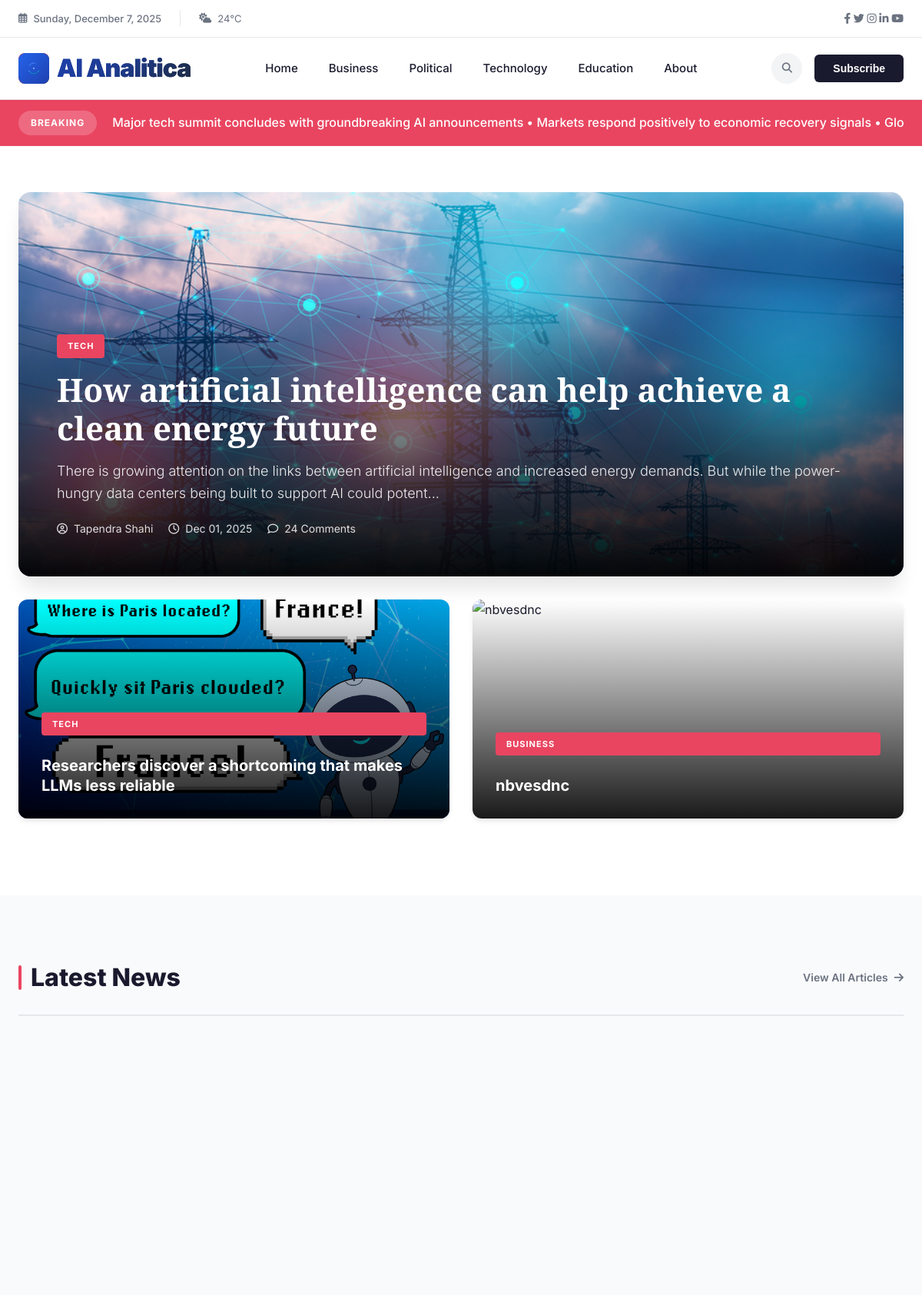
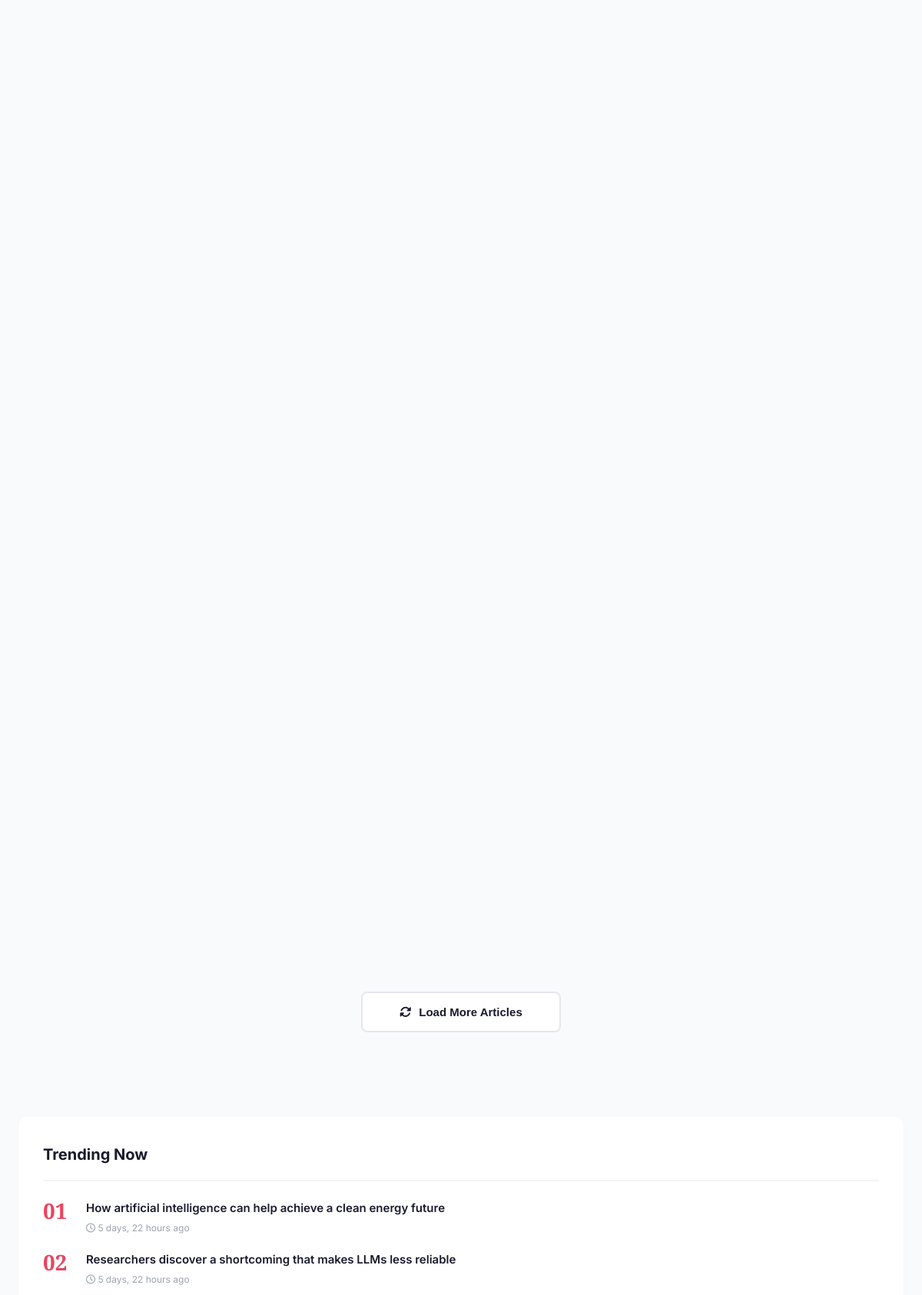
The page / (upper part) on the database its author committed (2 pictures, top to bottom).
### news/models.py (models this page shows, shortened)
class News(models.Model):
    CATEGORY_CHOICES = [
        ('business', 'Business'),
        ('political', 'Political'),
        ('tech', 'Tech'),
        ('education', 'Education'),
    ]
    VISIBILITY_CHOICES = [
        ('public', 'Public'),
        ('private', 'Private'),
        ('password', 'Password Protected'),
    ]
    title = models.CharField(max_length=255)
    slug = models.SlugField(max_length=255, blank=True, help_text="URL-friendly version of title")
    content = models.TextField()
    excerpt = models.TextField(max_length=300, blank=True, help_text="Brief summary of the article")
    category = models.CharField(max_length=50, choices=CATEGORY_CHOICES, default='business')
    tags = models.CharField(max_length=500, blank=True, help_text="Comma-separated tags")
    author = models.ForeignKey(TeamMember, on_delete=models.SET_NULL, null=True, blank=True, related_name='articles', help_text="Select the author from team members")
    meta_description = models.CharField(max_length=160, blank=True, help_text="SEO meta description")
    visibility = models.CharField(max_length=20, choices=VISIBILITY_CHOICES, default='public')
    publish_date = models.DateTimeField(null=True, blank=True, help_text="Schedule publish date/time")
    created_at = models.DateTimeField(auto_now_add=True)
    updated_at = models.DateTimeField(auto_now=True)
    image = models.ImageField(upload_to='news_images/', blank=True, null=True)
    class Meta:
        ordering = ['-created_at']
        verbose_name = 'News Article'
        verbose_name_plural = 'News Articles'

class TeamMember(models.Model):
    ROLE_CHOICES = [
        ('editor_in_chief', 'Editor-in-Chief'),
        ('tech_editor', 'Tech Editor'),
        ('political_analyst', 'Political Analyst'),
        ('business_reporter', 'Business Reporter'),
        ('sports_reporter', 'Sports Reporter'),
        ('senior_editor', 'Senior Editor'),
        ('staff_writer', 'Staff Writer'),
        ('photographer', 'Photographer'),
        ('video_journalist', 'Video Journalist'),
    ]
    name = models.CharField(max_length=255)
    role = models.CharField(max_length=50, choices=ROLE_CHOICES)
    bio = models.TextField(blank=True, help_text="Brief biography of the team member")
    photo = models.ImageField(upload_to='team_photos/', blank=True, null=True, help_text="Professional headshot")
    email = models.EmailField(blank=True, help_text="Professional email address")
    twitter_url = models.URLField(blank=True, help_text="Twitter profile URL")
    linkedin_url = models.URLField(blank=True, help_text="LinkedIn profile URL")
    is_active = models.BooleanField(default=True, help_text="Is this team member currently active?")
    order = models.IntegerField(default=0, help_text="Display order (lower numbers appear first)")
    joined_date = models.DateField(auto_now_add=True)
    class Meta:
        ordering = ['order', 'name']
        verbose_name = 'Team Member'
        verbose_name_plural = 'Team Members'

### news/views.py (the view)
# urls.py: path('', views.home, name='home'),
def home(request):
    latest_news = News.objects.order_by('-created_at')[:15]
    category_counts = News.objects.values('category').annotate(count=Count('category'))
    category_dict = {item['category']: item['count'] for item in category_counts}
    context = {
        'latest_news': latest_news,
        'business_count': category_dict.get('business', 0),
        'political_count': category_dict.get('political', 0),
        'tech_count': category_dict.get('tech', 0),
        'education_count': category_dict.get('education', 0),
    }
    return render(request, 'news/home.html', context)

### news/templates/news/home.html (shortened to what this page needs)
<!DOCTYPE html>
<html lang="en">
<head>
    <link rel="stylesheet" href="https://cdnjs.cloudflare.com/ajax/libs/font-awesome/6.4.0/css/all.min.css">
</head>
<body>
<div class="top-bar">
    <div class="container">
        <div class="top-bar-content">
            <div class="top-bar-left">
                <div class="top-bar-date">
                    <i class="far fa-calendar-alt"></i>
                    <span id="currentDate"></span>
                </div>
                <div class="weather-widget">
                    <i class="fas fa-cloud-sun"></i>
                    <span>24°C</span>
                </div>
            </div>
            <div class="top-bar-right">
                <div class="social-links">
                    <a href="#" aria-label="Facebook"><i class="fab fa-facebook-f"></i></a>
                    <a href="#" aria-label="Twitter"><i class="fab fa-twitter"></i></a>
                    <a href="#" aria-label="Instagram"><i class="fab fa-instagram"></i></a>
                    <a href="#" aria-label="LinkedIn"><i class="fab fa-linkedin-in"></i></a>
                    <a href="#" aria-label="YouTube"><i class="fab fa-youtube"></i></a>
                </div>
            </div>
        </div>
    </div>
</div>
<nav class="main-nav">
    <div class="container">
        <div class="nav-wrapper">
            <a href="/" class="logo">
                <div class="logo-icon">
                </div>
                <span>AI Analitica</span>
            </a>
            <ul class="nav-menu">
                <li><a href="/">Home</a></li>
                <li><a href="/category/business/">Business</a></li>
                <li><a href="/category/political/">Political</a></li>
                <li><a href="/category/tech/">Technology</a></li>
                <li><a href="/category/education/">Education</a></li>
                <li><a href="/about/">About</a></li>
            </ul>
            <div class="nav-actions">
                <button class="search-trigger" id="searchTrigger" aria-label="Search">
                    <i class="fas fa-search"></i>
                </button>
                <button class="subscribe-btn">Subscribe</button>
            </div>
        </div>
    </div>
</nav>
<div class="breaking-ticker">
    <div class="container">
        <div class="ticker-wrapper">
            <div class="ticker-label">BREAKING</div>
            <div class="ticker-content">
                <div class="ticker-text">
                    Major tech summit concludes with groundbreaking AI announcements • Markets respond positively to economic recovery signals • Global leaders convene for climate action summit
                </div>
            </div>
        </div>
    </div>
</div>
<section class="hero-section">
    <div class="container-wide">
        <div class="hero-grid">
            {% if latest_news %}
            <article class="hero-main">
                {% if latest_news.0.image %}
                    <img src="{{ latest_news.0.image.url }}" alt="{{ latest_news.0.title }}">
                {% else %}
                    <img src="https://images.unsplash.com/photo-1504711434969-e33886168f5c?w=1200&h=600&fit=crop" alt="{{ latest_news.0.title }}">
                {% endif %}
                <div class="hero-overlay">
                    <span class="hero-category">{{ latest_news.0.get_category_display|upper }}</span>
                    <h2 class="hero-title serif">
                        <a href="{% url 'news:news_detail' latest_news.0.pk %}" style="color: white; text-decoration: none;">
                            {{ latest_news.0.title }}
                        </a>
                    </h2>
                    <p class="hero-excerpt">{{ latest_news.0.content|slice:":180" }}...</p>
                    <div class="hero-meta">
                        <div class="hero-meta-item">
                            <i class="far fa-user-circle"></i>
                            <span>{% if latest_news.0.author %}{{ latest_news.0.author.name }}{% else %}Editorial Team{% endif %}</span>
                        </div>
                        <div class="hero-meta-item">
                            <i class="far fa-clock"></i>
                            <span>{{ latest_news.0.created_at|date:"M d, Y" }}</span>
                        </div>
                        <div class="hero-meta-item">
                            <i class="far fa-comment"></i>
                            <span>24 Comments</span>
                        </div>
                    </div>
                </div>
            </article>
            <div class="hero-secondary">
                {% if latest_news|length > 1 %}
                <article class="secondary-card">
                    {% if latest_news.1.image %}
                        <img src="{{ latest_news.1.image.url }}" alt="{{ latest_news.1.title }}">
                    {% else %}
                        <img src="https://images.unsplash.com/photo-1526628953301-3e589a6a8b74?w=500&h=300&fit=crop" alt="{{ latest_news.1.title }}">
                    {% endif %}
                    <div class="secondary-overlay">
                        <span class="hero-category">{{ latest_news.1.get_category_display|upper }}</span>
                        <h3>
                            <a href="{% url 'news:news_detail' latest_news.1.pk %}" style="color: white; text-decoration: none;">
                                {{ latest_news.1.title }}
                            </a>
                        </h3>
                    </div>
                </article>
                {% endif %}
                {% if latest_news|length > 2 %}
                <article class="secondary-card">
                    {% if latest_news.2.image %}
                        <img src="{{ latest_news.2.image.url }}" alt="{{ latest_news.2.title }}">
                    {% else %}
                        <img src="https://images.unsplash.com/photo-1495020689067-958852a7765e?w=500&h=300&fit=crop" alt="{{ latest_news.2.title }}">
                    {% endif %}
                    <div class="secondary-overlay">
                        <span class="hero-category">{{ latest_news.2.get_category_display|upper }}</span>
                        <h3>
                            <a href="{% url 'news:news_detail' latest_news.2.pk %}" style="color: white; text-decoration: none;">
                                {{ latest_news.2.title }}
                            </a>
                        </h3>
                    </div>
                </article>
                {% endif %}
            </div>
            {% endif %}
        </div>
    </div>
</section>
<div class="container">
    <div class="main-layout">
        <main>
            <div class="section-header">
                <h2 class="section-title">Latest News</h2>
                <a href="/news/all/" class="view-all-link">
                    View All Articles <i class="fas fa-arrow-right"></i>
                </a>
            </div>
            <div class="articles-grid">
            </div>
            <div class="load-more-section">
                <button class="load-more-btn">
                    <i class="fas fa-sync-alt"></i>
                    Load More Articles
                </button>
            </div>
        </main>
        <aside class="sidebar">
            <div class="widget">
                <h3 class="widget-header">Trending Now</h3>
                <div class="trending-list">
                    {% for news in latest_news|slice:":5" %}
                    <div class="trending-item">
                        <div class="trending-rank">{{ forloop.counter|stringformat:"02d" }}</div>
                        <div class="trending-info">
                            <h4>
                                <a href="{% url 'news:news_detail' news.pk %}">
                                    {{ news.title|truncatewords:10 }}
                                </a>
                            </h4>
                            <div class="trending-time">
                                <i class="far fa-clock"></i> {{ news.created_at|timesince }} ago
                            </div>
                        </div>
                    </div>
                    {% endfor %}
                </div>
            </div>
        </aside>
    </div>
</div>
</body>
</html>

### rows shown on the page
News: image (picture), category "TECH", title "How artificial intelligence can help achieve a clean energy future", content "There is growing attention on the links between artificial intelligence and increased energy demands. But while the power-hungry data centers being built to support AI could potent", author.name "Tapendra Shahi", created_at "Dec 01, 2025", created_at "5 days, 22 hours"
News: image (picture), category "TECH", title "Researchers discover a shortcoming that makes LLMs less reliable", created_at "5 days, 22 hours"
News: category "BUSINESS", title "nbvesdnc"
